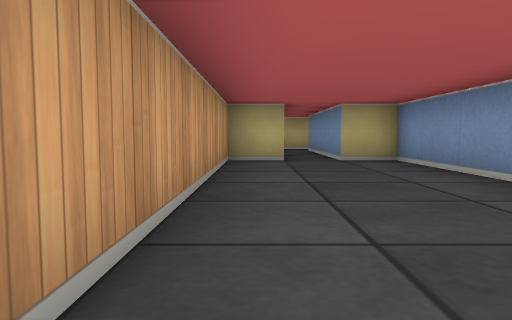
View 1 (above)

17 first-person views from a walk through a cub3D ray-caster map. The camera is about half as high as the walls, tilts 4° down and sees 70° across. The floor is counted in squares. Each view is taken from the middle of a square. On the plan, view 1 faces up. The plan holds only what a view shows up to about 9 squares ahead; the rest is blank.

View 2
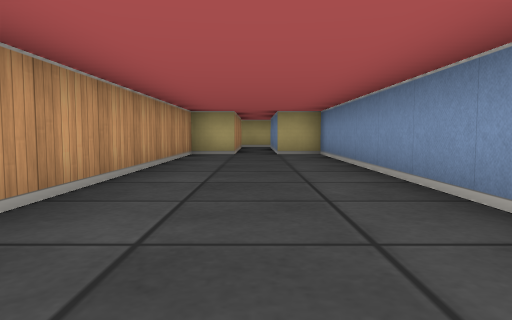

View 3
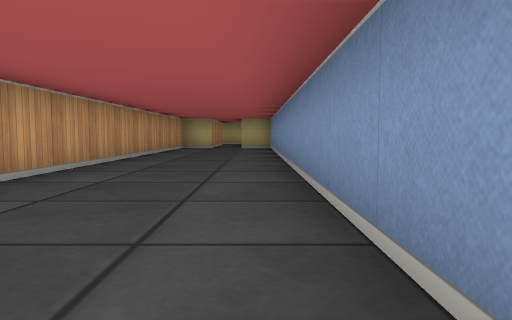

View 4
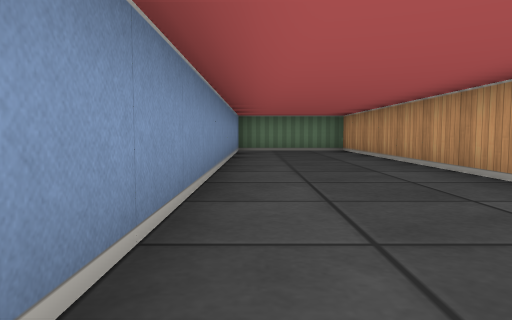

View 5
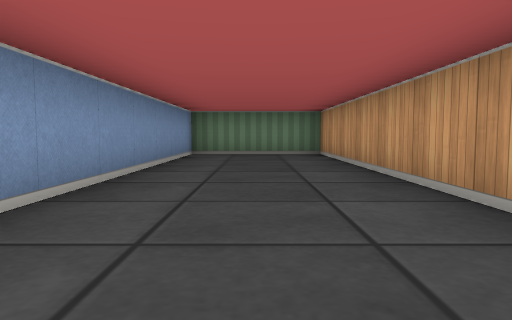

View 6
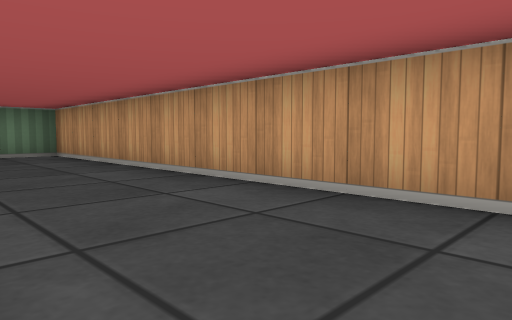

View 7
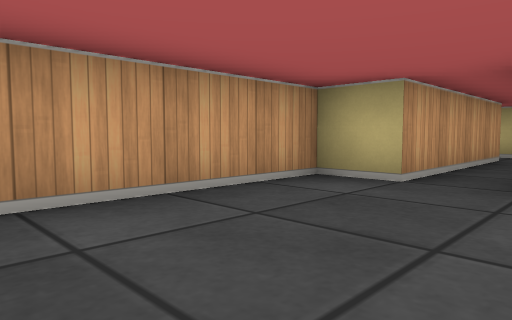

View 8
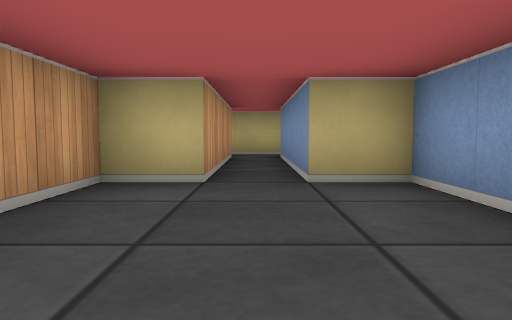

View 9
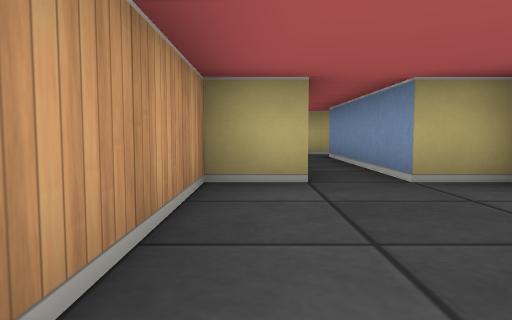

View 10
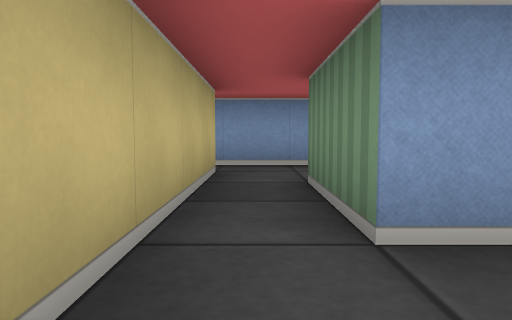

View 11
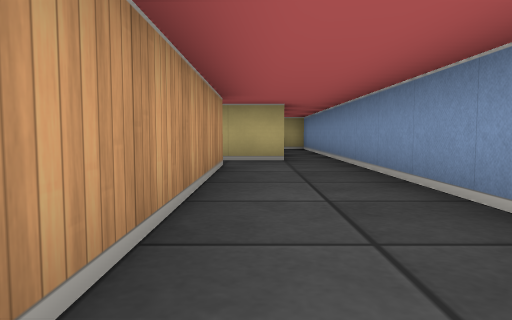

View 12
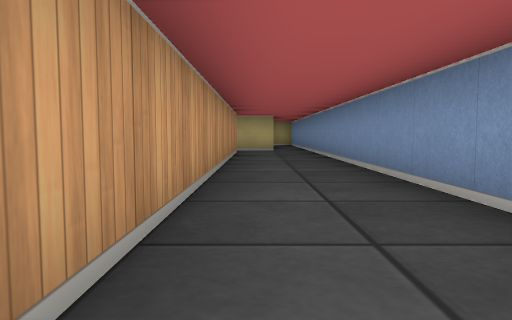

View 13
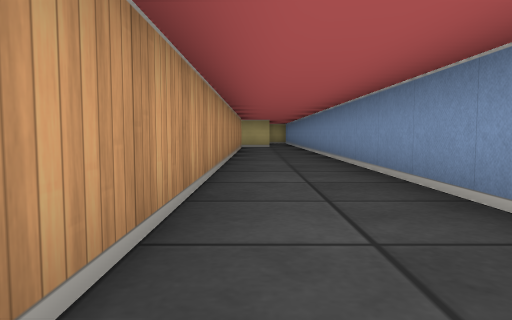

View 14
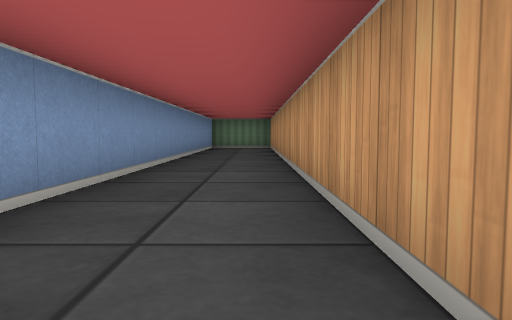

View 15
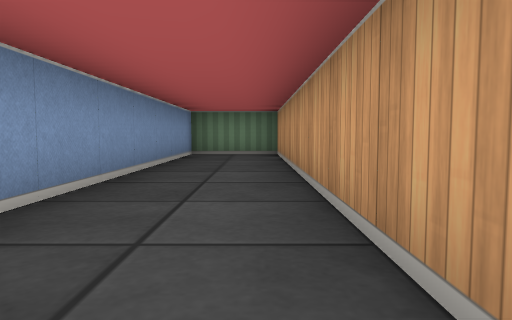

View 16
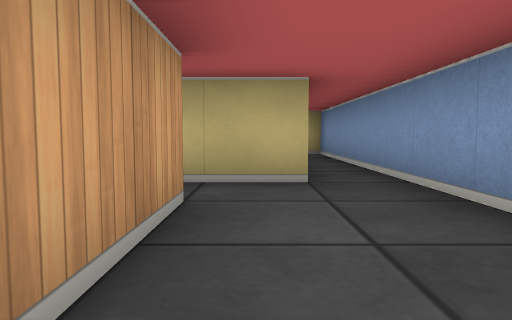

View 17
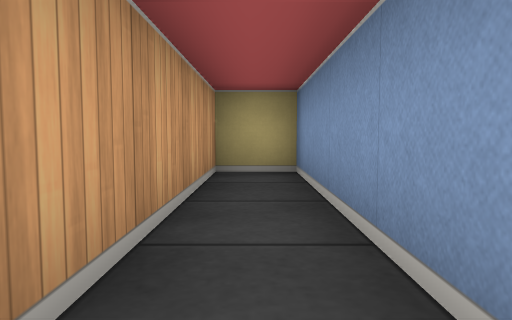

### Floor plan
Ten units are one square. View 1 is at (0, 0); x grows to the right and y downward. Boxes are objects, and circles mark ways between rooms. Rooms are numbered by the first view taken in them; rooms with no view inside come last. Other rooms are left out.
<svg viewBox="-10 -170 70 300">
<path fill="none" stroke="#000" d="M-5 44 -5 125 25 125 25 -65 15 -65 15 -105M5 -105 5 -65 -5 -65 -5 25M14 -115 2 -115M15 -105 35 -105 35 105 55 105 55 -165 45 -165 45 -126M46 -115 14 -115"/>
<circle cx="25" cy="-110" r="3" fill="#2a7"/>
<text x="10" y="20">1</text>
<text x="40" y="-20">2</text>
</svg>
Room 1 opens to room 2.

Where each view was taken, in squares from view 1:
view 1: 0 up, 0 right, facing up
view 2: 2 down, 1 right, facing up
view 3: 6 down, 2 right, facing up
view 4: 2 down, 2 right, facing down
view 5: 4 down, 1 right, facing down
view 6: 4 down, 2 right, facing down-left
view 7: 3 up, 2 right, facing up-left
view 8: 3 up, 1 right, facing up
view 9: 3 up, 0 right, facing up
view 10: 11 up, 0 right, facing right
view 11: 5 up, 4 right, facing up
view 12: 1 up, 4 right, facing up
view 13: 2 down, 4 right, facing up
view 14: 2 up, 4 right, facing down
view 15: 2 down, 4 right, facing down
view 16: 8 up, 4 right, facing up
view 17: 12 up, 5 right, facing up
